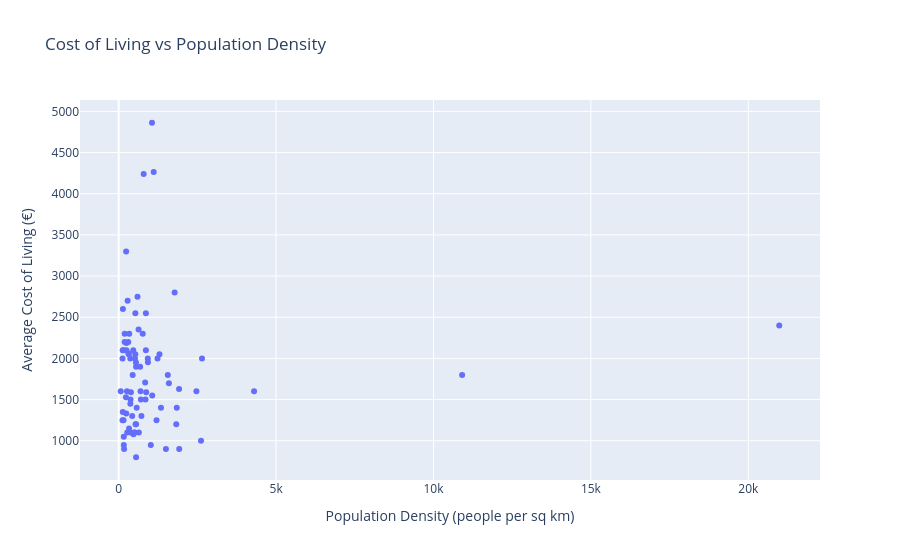

Notebook source saved alongside this figure:
### Markdown cell above
In this part we analyze the distribution of ``Cost of Living`` across ``Population Density``, looking for a relationship between those two.

### Code cell
fig2 = px.scatter(city_data, x='Population Density', y='Average Cost of Living', title ='Cost of Living vs Population Density', labels={'Population Density':'Population Density (people per sq km)', 'Average Cost of Living':'Average Cost of Living (€)'}, hover_name='City', hover_data=['Country'])
fig2.show()

### Figure 1 — Plotly figure (JSON) as saved in the notebook; plotly's stock layout.template omitted (floating-point values rounded to 4 significant figures)
{"data": [{"customdata": [["Austria"], ["Austria"], ["Belgium"], ["Belgium"], ["Belgium"], ["Belgium"], ["Bulgaria"], ["Bulgaria"], ["Croatia"], ["Croatia"], ["Cyprus"], ["Cyprus"], ["Czechia"], ["Czechia"], ["Denmark"], ["Denmark"], ["Estonia"], ["Finland"], ["Finland"], ["France"], ["France"], ["France"], ["Germany"], ["Germany"], ["Germany"], ["Germany"], ["Germany"], ["Germany"], ["Germany"], ["Germany"], ["Germany"], ["Germany"], ["Greece"], ["Greece"], ["Hungary"], ["Hungary"], ["Hungary"], ["Ireland"], ["Ireland"], ["Italy"], ["Italy"], ["Italy"], ["Italy"], ["Italy"], ["Italy"], ["Latvia"], ["Luxembourg"], ["Malta"], ["Netherlands"], ["Netherlands"], ["Netherlands"], ["Netherlands"], ["Netherlands"], ["Norway"], ["Norway"], ["Norway"], ["Poland"], ["Poland"], ["Poland"], ["Portugal"], ["Portugal"], ["Portugal"], ["Portugal"], ["Romania"], ["Slovak Republic"], ["Slovenia"], ["Spain"], ["Spain"], ["Spain"], ["Spain"], ["Spain"], ["Sweden"], ["Sweden"], ["Sweden"], ["Switzerland"], ["Switzerland"], ["Switzerland"], ["Turkiye"], ["Turkiye"], ["United Kingdom"], ["United Kingdom"], ["United Kingdom"], ["United Kingdom"], ["United Kingdom"]], "hovertemplate": "<b>%{hovertext}</b><br><br>Population Density (people per sq km)=%{x}<br>Average Cost of Living (€)=%{y}<br>Country=%{customdata[0]}<extra></extra>", "hovertext": ["Salzburg", "Vienna", "Antwerp", "Bruges", "Brussels", "Ghent", "Dobrich", "Sofia", "Split", "Zagreb", "Limassol", "Nicosia", "Ostrava", "Prague", "Copenhagen", "Odense", "Tallinn", "Helsinki", "Tampere", "Lyon", "Paris", "Toulouse", "Berlin", "Cologne", "Dresden", "Dusseldorf", "Frankfurt am Main", "Hamburg", "Hanover", "Leipzig", "Munich", "Stuttgart", "Athens", "Thessaloniki", "Budapest", "Debrecen", "Miskolc", "Cork", "Dublin", "Florence", "Milan", "Naples", "Rome", "Turin", "Venice", "Riga", "Luxembourg", "Malta", "Amsterdam", "Eindhoven", "Rotterdam", "The Hague", "Utrecht", "Bergen", "Oslo", "Stavanger", "Cracow", "Lodz", "Warsaw", "Braga", "Coimbra", "Lisbon", "Porto", "Giroc", "Bratislava", "Ljubljana", "Barcelona", "Madrid", "Malaga", "Seville", "Valencia", "Gothenburg", "Malmo", "Stockholm", "Basel", "Geneva", "Zurich", "Adana", "Ankara", "Edinburgh", "Glasgow", "Leeds", "Liverpool", "London"], "legendgroup": "", "marker": {"color": "#636efa", "symbol": "circle"}, "mode": "markers", "name": "", "orientation": "v", "showlegend": false, "type": "scatter", "x": [243.0, 310.0, 928.0, 840.0, 681.0, 552.0, 640.0, 272.0, 120.0, 240.0, 190.0, 130.0, 499.0, 388.0, 598.0, 160.0, 2469.0, 322.0, 65.0, 10910.0, 20980.0, 4300.0, 304.0, 1233.0, 231.0, 1295.0, 631.0, 461.0, 444.0, 263.0, 529.0, 763.0, 1829.0, 381.0, 469.0, 163.0, 172.0, 134.0, 283.0, 429.0, 1595.0, 2615.0, 704.0, 1020.0, 852.0, 152.0, 236.0, 1845.0, 864.0, 551.0, 864.0, 2646.0, 924.0, 126.0, 189.0, 122.0, 376.0, 536.0, 370.0, 501.0, 162.0, 695.0, 1343.0, 1500.0, 1201.0, 1065.0, 1918.0, 873.0, 571.0, 330.0, 722.0, 245.0, 368.0, 334.0, 793.0, 1112.0, 1058.0, 552.0, 1922.0, 527.0, 548.0, 517.0, 1560.0, 1777.0], "xaxis": "x", "y": [2186, 2061, 1953, 1708, 1900, 1200, 1100, 1100, 1250, 1330, 2300, 1350, 1100, 1590, 2750, 2100, 1600, 2050, 1600, 1800, 2400, 1600, 2200, 2000, 1530, 2050, 2350, 2100, 1800, 1600, 2550, 2300, 1200, 1100, 1080, 950, 900, 2600, 2700, 1300, 1700, 1000, 1500, 950, 1500, 1250, 3300, 1400, 2550, 1900, 2100, 2000, 2000, 2100, 2200, 2000, 1500, 1200, 1450, 1100, 1050, 1600, 1400, 900, 1250, 1550, 1630, 1589, 1400, 1150, 1300, 2100, 2000, 2300, 4239, 4263, 4862, 800, 900, 2050, 1950, 2000, 1800, 2800], "yaxis": "y"}], "layout": {"legend": {"tracegroupgap": 0}, "title": {"text": "Cost of Living vs Population Density"}, "xaxis": {"anchor": "y", "domain": [0, 1], "title": {"text": "Population Density (people per sq km)"}}, "yaxis": {"anchor": "x", "domain": [0, 1], "title": {"text": "Average Cost of Living (€)"}}}}
